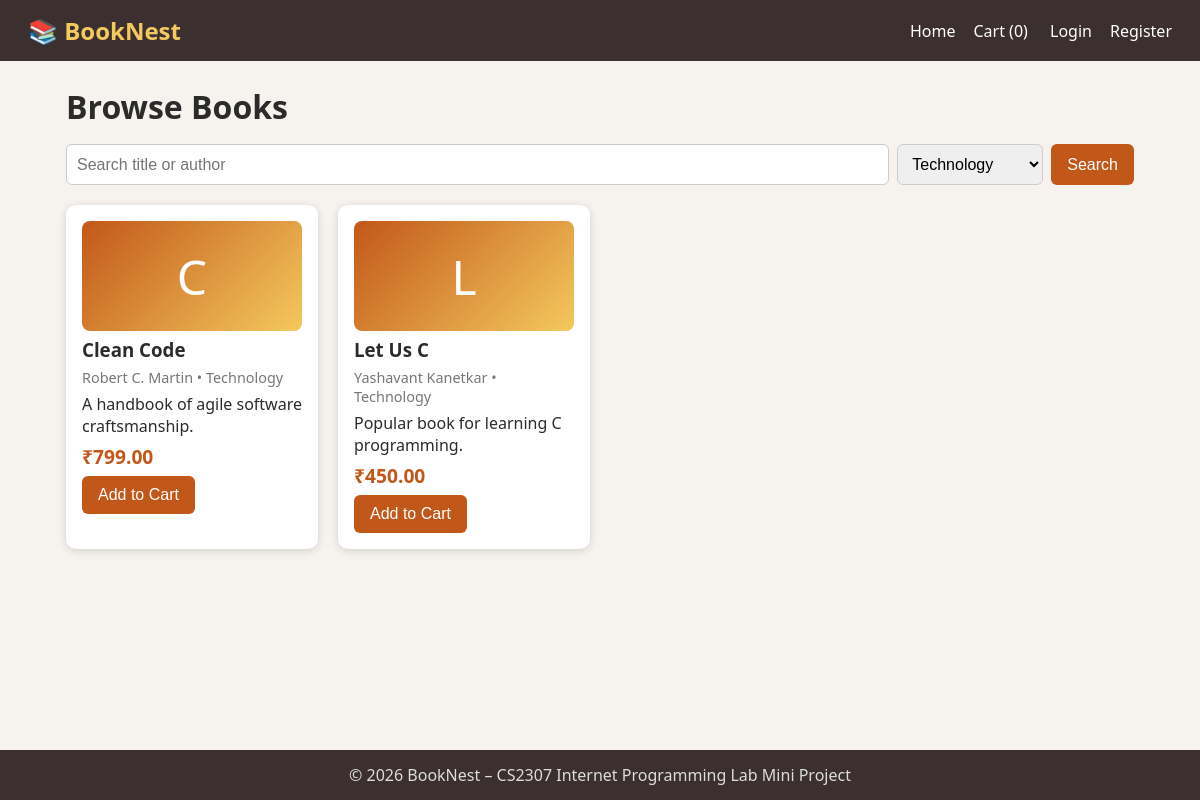
Page /index.php?cat=Technology on the committed database.
### tables this page shows
CREATE TABLE books(id INT AUTO_INCREMENT PRIMARY KEY,title VARCHAR(150) NOT NULL,author VARCHAR(100) NOT NULL,category VARCHAR(50),price DECIMAL(8,2) NOT NULL,stock INT DEFAULT 10,description TEXT);

### config.php (called while the page is built, shortened)
<?php
function e($s){ return htmlspecialchars($s, ENT_QUOTES); }

### index.php (the view)
<?php require 'config.php'; $title='Home – BookNest';
$q = '%'.($_GET['q'] ?? '').'%'; $cat = $_GET['cat'] ?? '';
if($cat){ $s=$conn->prepare("SELECT * FROM books WHERE (title LIKE ? OR author LIKE ?) AND category=?"); $s->bind_param('sss',$q,$q,$cat); }
else { $s=$conn->prepare("SELECT * FROM books WHERE title LIKE ? OR author LIKE ?"); $s->bind_param('ss',$q,$q); }
$s->execute(); $books=$s->get_result();
$cats=$conn->query("SELECT DISTINCT category FROM books");
include 'includes/header.php'; ?>
<h1>Browse Books</h1>
<form class="search" method="get"><input name="q" placeholder="Search title or author" value="<?= e($_GET['q'] ?? '') ?>">
<select name="cat"><option value="">All categories</option>
<?php while($c=$cats->fetch_assoc()): ?><option <?= $cat==$c['category']?'selected':'' ?>><?= e($c['category']) ?></option><?php endwhile; ?></select>
<button>Search</button></form>
<div class="grid">
<?php while($b=$books->fetch_assoc()): ?>
<div class="card"><div class="cover"><?= e(mb_substr($b['title'],0,1)) ?></div>
<h3><?= e($b['title']) ?></h3><p class="muted"><?= e($b['author']) ?> • <?= e($b['category']) ?></p>
<p><?= e($b['description']) ?></p><p class="price">₹<?= number_format($b['price'],2) ?></p>
<?php if($b['stock']>0): ?><form method="post" action="cart.php"><input type="hidden" name="action" value="add"><input type="hidden" name="id" value="<?= $b['id'] ?>"><button>Add to Cart</button></form>
<?php else: ?><span class="muted">Out of stock</span><?php endif; ?></div>
<?php endwhile; ?></div>
<?php include 'includes/footer.php'; ?>

### style.css (style rules this page uses)
* { box-sizing:border-box;margin:0;padding:0 }
body { font-family:'Segoe UI',Arial,sans-serif;background:#f6f3ee;color:#2b2b2b;min-height:100vh;display:flex;flex-direction:column }
h1 { margin-bottom:16px }
.search { display:flex;gap:8px;margin-bottom:20px;flex-wrap:wrap }
input,select,textarea { padding:10px;border:1px solid #ccc;border-radius:6px;font-size:1rem }
.search input { flex:1;min-width:180px }
button,.btn { background:#c2571a;color:#fff;border:0;padding:10px 16px;border-radius:6px;cursor:pointer;text-decoration:none;display:inline-block;font-size:1rem }
.grid { display:grid;grid-template-columns:repeat(auto-fill,minmax(240px,1fr));gap:20px }
.card { background:#fff;border-radius:10px;padding:16px;box-shadow:0 2px 8px #0002;display:flex;flex-direction:column;gap:6px;transition:transform .2s }
.cover { height:110px;background:linear-gradient(135deg,#c2571a,#f4c95d);color:#fff;font-size:3rem;display:flex;align-items:center;justify-content:center;border-radius:8px }
.muted { color:#777;font-size:.9rem }
.price { font-weight:700;color:#c2571a;font-size:1.2rem }

### rows in the picture
books: title "C", title "Clean Code", author "Robert C. Martin", category "Technology", description "A handbook of agile software craftsmanship.", price "799.00"
books: title "L", title "Let Us C", author "Yashavant Kanetkar", category "Technology", description "Popular book for learning C programming.", price "450.00"

### other values in the picture
$cnt "0"
form field cat "Technology"
